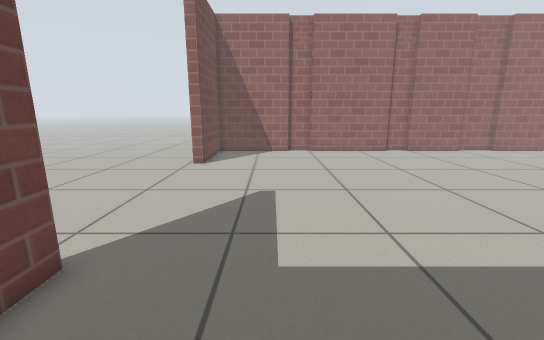
[1] (above)

12 first-person views from a walk through a robot-simulator world made for Gazebo. The camera is 0.76 m above the floor, tilts 12° down and sees 90° across. The floor is counted in squares, 0.25 m on a side. Each view is taken from the middle of a square. On the plan, view 1 faces up. The plan holds only what a view shows up to about 20 squares ahead; the rest is blank. Simple patterns stand in for the simulator's built-in surfaces.

[2]
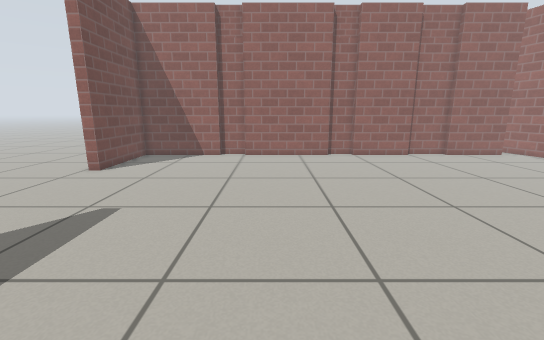

[3]
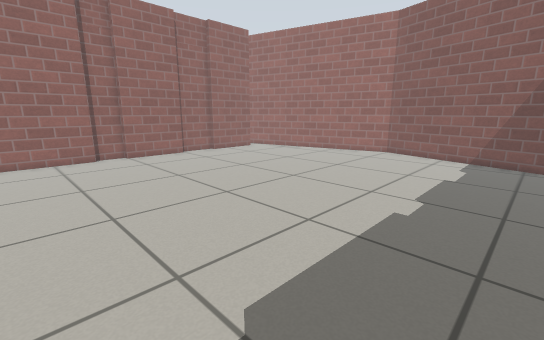

[4]
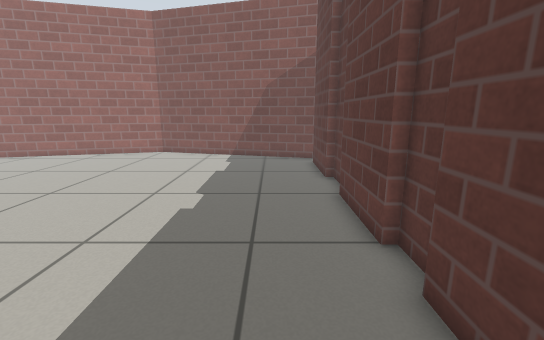

[5]
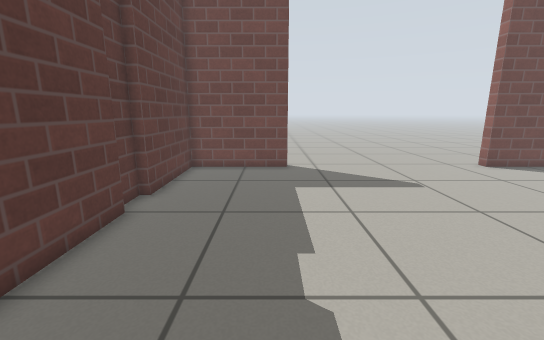

[6]
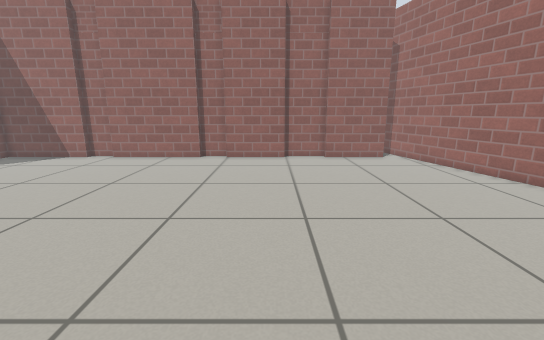

[7]
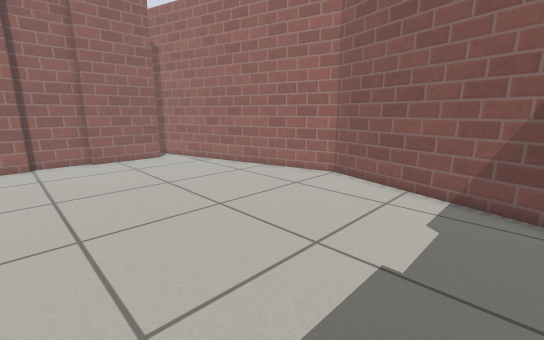

[8]
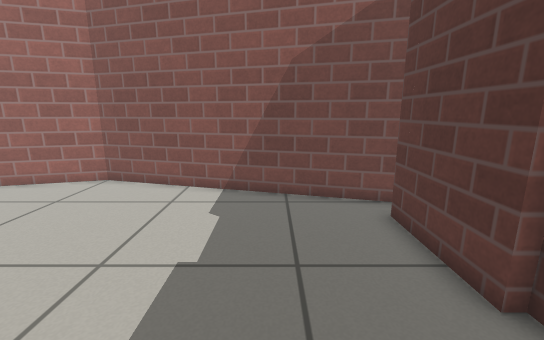

[9]
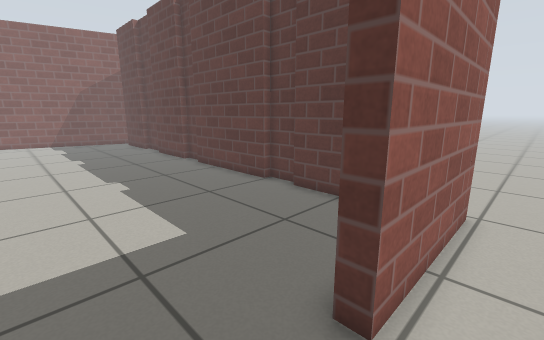

[10]
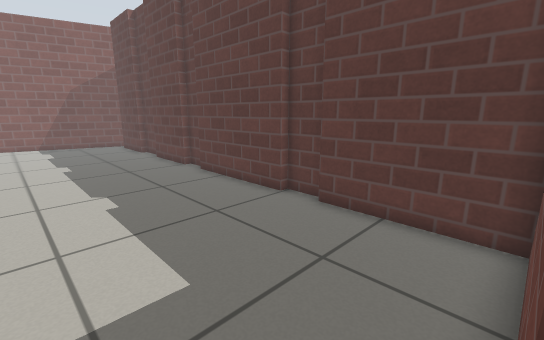

[11]
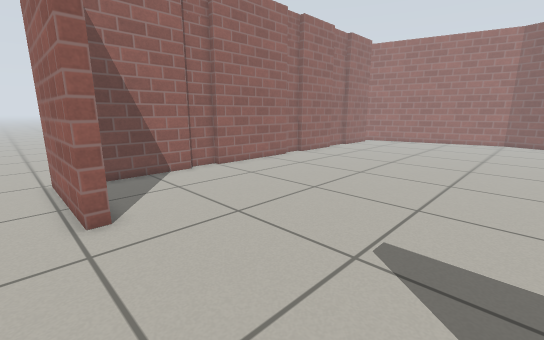

[12]
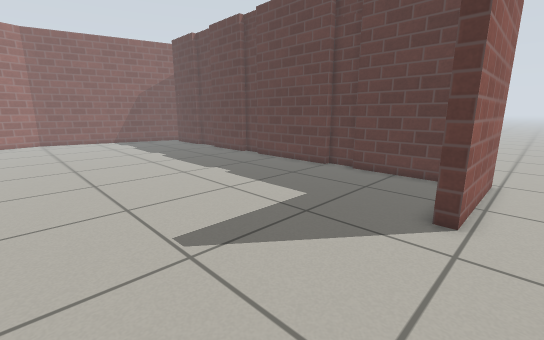

### Floor plan
Points are (right, up) in squares from view 1. A wall is a line through its corners. A room is listed if a view was taken in it or the views show most of it. See-through windows are left out.
Room 1 (views 1, 2, 3, 4, 5, 6, 7, 8, 9, 10, 11, 12)
walls: (10.9, -0.5) (14.9, -0.5); (9.5, -0.9) (10.9, -0.9); (9.1, 21.5) (3, 21.5); (10.9, 21.9) (9.1, 21.9); (3, -0.5) (9.1, -0.5); (15.8, -0.9) (17.7, -0.9); (15, 21.5) (10.9, 21.5); (3, 21.9) (1.3, 21.9); (1.3, -0.9) (3, -0.9); (17.7, -0.5) (21.8, -0.5); (1.3, 21.5) (-4.1, 21.5) (-4.1, 16.1) (-4.7, 16.1); (17.7, 21.9) (14.9, 21.9); (21.7, 21.5) (17.7, 21.5); (-4.7, -1.3) (-4.7, 4.9) (-4.1, 4.9) (-4.1, -0.5) (1.3, -0.5); (22.9, -1.2) (26.1, 10.5) (22.5, 23.7)
ways out: opening at (-6, -2); opening at (-6, 17)

Where each view was taken, in squares from view 1:
view 1: 0 up, 0 right, facing up
view 2: 2 up, 5 right, facing up
view 3: 2 up, 5 right, facing up-right
view 4: 2 up, 5 right, facing right
view 5: 4 up, 11 right, facing left
view 6: 3 up, 14 right, facing up
view 7: 3 up, 14 right, facing up-right
view 8: 3 up, 14 right, facing right
view 9: 8 up, 6 left, facing down-right
view 10: 7 up, 4 left, facing down-right
view 11: 8 up, 6 left, facing up-right
view 12: 13 up, 6 left, facing down-right
